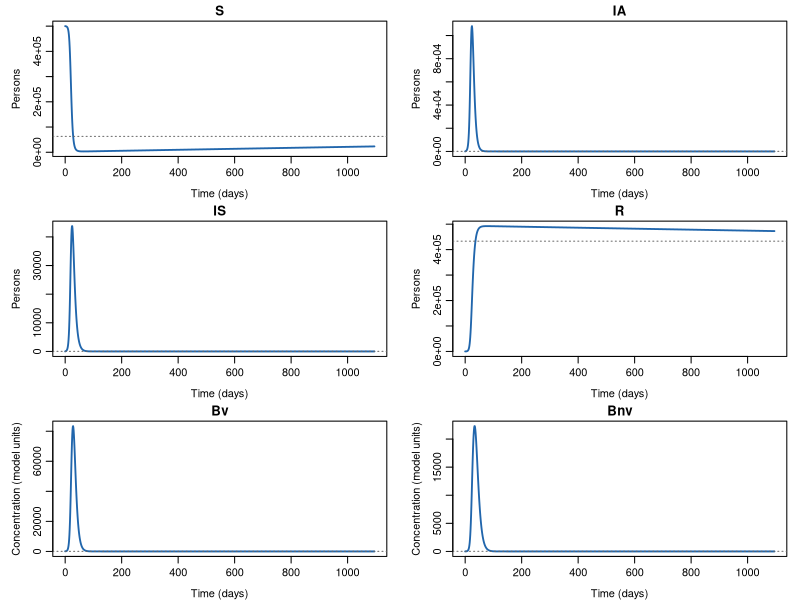
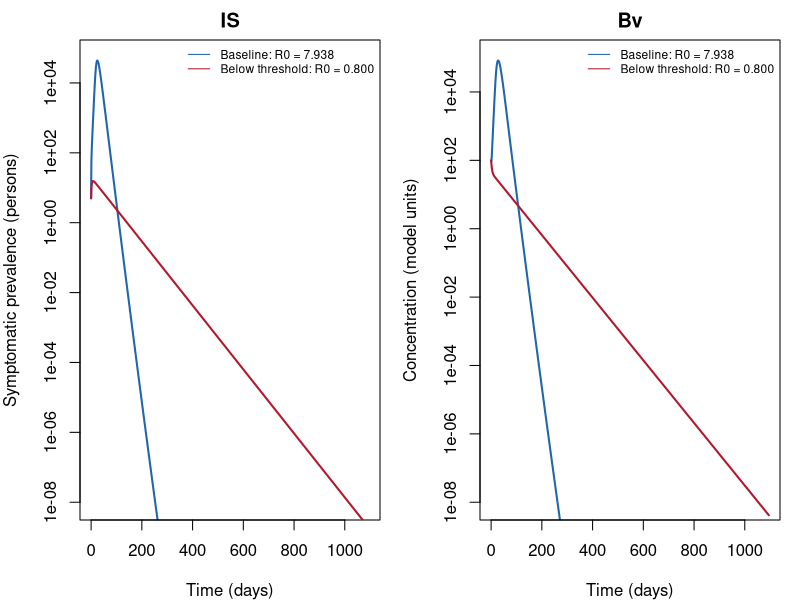
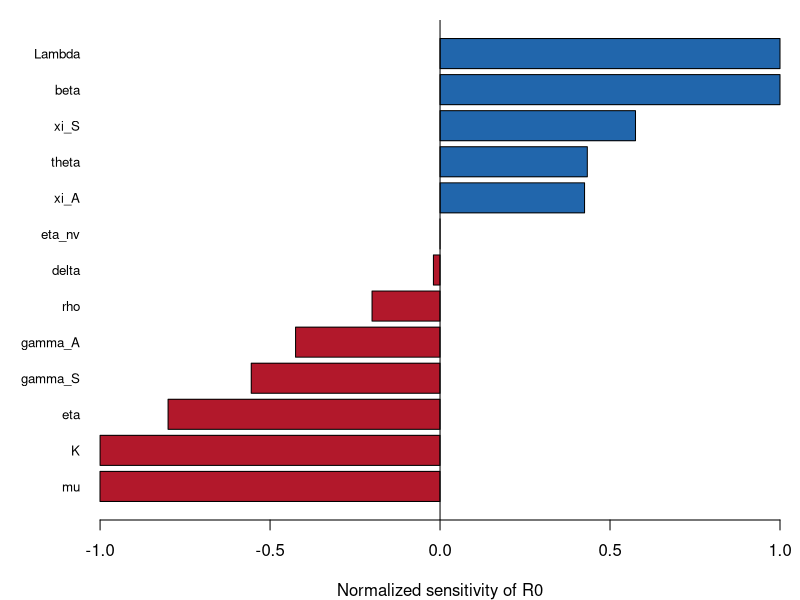
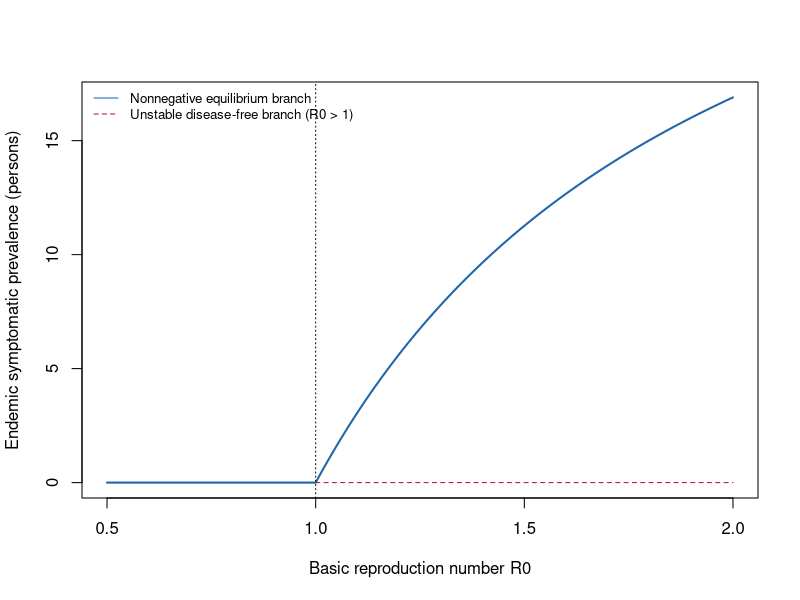

Generate these figures, in order, with R:
# Run from Structural Roles of Asymptomatic Infection and a Downstream Bacterial State in a Cholera Model: Rscript simulations_paper1.R
library(deSolve)
dir.create('figures',showWarnings=FALSE); dir.create('tables',showWarnings=FALSE)
dir.create('validation',showWarnings=FALSE)
pars_base <- c(
  Lambda = 20,
  beta = 0.45,
  K = 1e5,
  theta = 0.25,
  mu_S = 0.00004,
  mu_A = 0.00003,
  mu_R = 0.00004,
  delta = 0.005,
  gamma_A = 1 / 5,
  gamma_S = 1 / 7,
  xi_A = 0.1,
  xi_S = 0.3,
  eta = 0.2,
  rho = 0.05,
  eta_nv = 0.15
)
p <- pars_base[!names(pars_base)%in%c('mu_S','mu_A','mu_R')]
p <- c(p,mu=unname(pars_base['mu_S']))
R0 <- function(p) with(as.list(p),beta*Lambda/(mu*K*(eta+rho))*((1-theta)*xi_A/(mu+gamma_A)+theta*xi_S/(mu+delta+gamma_S)))
rhs <- function(t,y,p) with(as.list(c(y,p)),{
 inc <- beta*S*Bv/(K+Bv)
 list(c(Lambda-inc-mu*S,(1-theta)*inc-(mu+gamma_A)*IA,
 theta*inc-(mu+delta+gamma_S)*IS,gamma_A*IA+gamma_S*IS-mu*R,
 xi_A*IA+xi_S*IS-(eta+rho)*Bv,rho*Bv-eta_nv*Bnv))
})
endemic <- function(p) with(as.list(p),{
 aA<-mu+gamma_A;aS<-mu+delta+gamma_S;cB<-eta+rho
 Q<-(1-theta)*xi_A/aA+theta*xi_S/aS
 B<-mu*K*(R0(p)-1)/(beta+mu)
 S<-(cB*K+Q*Lambda)/(Q*(beta+mu))
 IA<-(1-theta)*cB*B/(aA*Q);IS<-theta*cB*B/(aS*Q)
 c(S=S,IA=IA,IS=IS,R=(gamma_A*IA+gamma_S*IS)/mu,Bv=B,Bnv=rho*B/eta_nv)
})
y0<-c(S=unname(p['Lambda']/p['mu']-10),IA=5,IS=5,R=0,Bv=100,Bnv=0)
times<-0:1095
run<-function(par,rt=1e-9,at=1e-10) as.data.frame(ode(y0,times,rhs,par,method='lsoda',rtol=rt,atol=at))
baseline<-run(p)
low<-p;low['beta']<-p['beta']*0.8/R0(p)
extinction<-run(low)
oldcontrol<-p;oldcontrol['beta']<-0.12;oldcontrol['eta']<-0.45
write.csv(data.frame(parameter=names(p),value=unname(p)), 'tables/parameters.csv',row.names=FALSE)
write.csv(baseline,'tables/baseline_trajectories.csv',row.names=FALSE)
write.csv(extinction,'tables/subthreshold_trajectories.csv',row.names=FALSE)
E<-endemic(p)
stopifnot(max(abs(rhs(0,E,p)[[1]]))<1e-8)
checks<-c(equilibrium_residual=max(abs(rhs(0,E,p)[[1]])),minimum_state=min(as.matrix(baseline[,-1])),R0_baseline=R0(p),R0_subthreshold=R0(low),R0_previous_control_under_name2=R0(oldcontrol))
# Check the NGM explicitly against the analytic expression.
aA<-p['mu']+p['gamma_A'];aS<-p['mu']+p['delta']+p['gamma_S'];cB<-p['eta']+p['rho'];S0<-p['Lambda']/p['mu'];q<-p['beta']*S0/p['K']
F<-matrix(c(0,0,(1-p['theta'])*q,0,0,p['theta']*q,0,0,0),3,byrow=TRUE)
V<-matrix(c(aA,0,0,0,aS,0,-p['xi_A'],-p['xi_S'],cB),3,byrow=TRUE)
checks<-c(checks,NGM_error=abs(max(Mod(eigen(F%*%solve(V))$values))-R0(p)))
# Natural population balance at an arbitrary state.
checks<-c(checks,population_balance_error=abs(sum(rhs(0,y0,p)[[1]][1:4])-(p['Lambda']-p['mu']*sum(y0[1:4])-p['delta']*y0['IS'])))
strict<-run(p,1e-11,1e-12)
checks<-c(checks,tolerance_scaled_difference=max(abs(as.matrix(strict[,-1]-baseline[,-1]))/(1+abs(as.matrix(strict[,-1])))))
# Exact decoupling check: eta_nv changes no transmission equations.
alt<-p;alt['eta_nv']<-2*p['eta_nv'];alternate<-run(alt)
checks<-c(checks,downstream_scaled_difference=max(abs(as.matrix(alternate[,2:6]-baseline[,2:6]))/(1+abs(as.matrix(baseline[,2:6])))))
# Local numerical stability at the illustrated endemic equilibrium (not a global proof).
jac<-function(y,par){sapply(seq_along(y),function(k){h<-1e-5*max(1,abs(y[k]));yp<-ym<-y;yp[k]<-yp[k]+h;ym[k]<-ym[k]-h;(rhs(0,yp,par)[[1]]-rhs(0,ym,par)[[1]])/(2*h)})}
checks<-c(checks,endemic_max_real_eigenvalue=max(Re(eigen(jac(E,p))$values)))
# Compute sensitivity elasticties numerically, check key exact identities.
el<-sapply(names(p),function(n){pp<-pm<-p;pp[n]<-p[n]*(1+1e-5);pm[n]<-p[n]*(1-1e-5);(R0(pp)-R0(pm))/(2e-5*R0(p))})
stopifnot(abs(el['beta']-1)<1e-7,abs(el['K']+1)<1e-7,abs(el['eta_nv'])<1e-7,checks['NGM_error']<1e-8,min(as.matrix(baseline[,-1])) > -1e-7)
write.csv(data.frame(parameter=names(el),elasticity=unname(el)),'tables/elasticities.csv',row.names=FALSE)
write.csv(data.frame(check=names(checks),value=unname(checks)),'validation/numerical_checks.csv',row.names=FALSE)
write.csv(data.frame(compartment=names(E),equilibrium=unname(E)),'tables/endemic_equilibrium.csv',row.names=FALSE)
summary_one<-function(s,par,label){inc<-with(s,par['theta']*par['beta']*S*Bv/(par['K']+Bv));data.frame(scenario=label,R0=R0(par),peak_prevalence=max(s$IS),peak_day=s$time[which.max(s$IS)],symptomatic_person_days=sum(diff(s$time)*(head(s$IS,-1)+tail(s$IS,-1))/2),cumulative_symptomatic_incidence=sum(diff(s$time)*(head(inc,-1)+tail(inc,-1))/2),final_IS=tail(s$IS,1))}
summary<-rbind(summary_one(baseline,p,'baseline'),summary_one(extinction,low,'subthreshold'))
write.csv(summary,'tables/scenario_summary.csv',row.names=FALSE)
# Publication figures: population counts and environmental concentrations on separate axes.
pdf('figures/fig1_local_trajectories.pdf',width=8,height=6.5)
par(mfrow=c(3,2),mar=c(3.3,4,1.6,1),mgp=c(2.3,.7,0))
for(n in names(y0)){plot(baseline$time,baseline[[n]],type='l',col='#2166AC',lwd=1.8,xlab='Time (days)',ylab=if(n%in%c('Bv','Bnv')) 'Concentration (model units)' else 'Persons',main=n);abline(h=E[n],lty=3,col='#666666')}
dev.off()
pdf('figures/fig2_threshold.pdf',width=8,height=3.8)
par(mfrow=c(1,2),mar=c(4,4,2,1))
for(n in c('IS','Bv')){plot(baseline$time,pmax(baseline[[n]],1e-10),type='l',log='y',ylim=c(1e-8,max(baseline[[n]])*1.2),col='#2166AC',lwd=2,xlab='Time (days)',ylab=if(n=='IS') 'Symptomatic prevalence (persons)' else 'Concentration (model units)',main=n);lines(extinction$time,pmax(extinction[[n]],1e-10),col='#B2182B',lwd=2);legend('topright',c(sprintf('Baseline: R0 = %.3f',R0(p)),'Below threshold: R0 = 0.800'),col=c('#2166AC','#B2182B'),lty=1,bty='n',cex=.72)}
dev.off()
pdf('figures/fig3_elasticities.pdf',width=7,height=4.5)
par(mar=c(4,5,1,1));o<-order(el);barplot(el[o],names.arg=names(el)[o],horiz=TRUE,las=1,col=ifelse(el[o]>=0,'#2166AC','#B2182B'),xlab='Normalized sensitivity of R0',cex.names=.8);abline(v=0)
dev.off()
# Exact equilibrium branch: no time-series inference of asymptotic convergence.
grid<-seq(.5,2,length.out=151)
branch<-sapply(grid,function(r){pr<-p;pr['beta']<-p['beta']*r/R0(p);if(r<=1) 0 else endemic(pr)['IS']})
write.csv(data.frame(R0=grid,IS_equilibrium=branch),'tables/equilibrium_branch.csv',row.names=FALSE)
pdf('figures/fig4_equilibrium_branch.pdf',width=6.5,height=4)
plot(grid,branch,type='l',lwd=2,col='#2166AC',xlab='Basic reproduction number R0',ylab='Endemic symptomatic prevalence (persons)');abline(v=1,lty=3);segments(1,0,2,0,lty=2,col='#B2182B');legend('topleft',c('Nonnegative equilibrium branch','Unstable disease-free branch (R0 > 1)'),col=c('#2166AC','#B2182B'),lty=c(1,2),bty='n',cex=.8)
dev.off()
sink('validation/sessionInfo.txt');print(sessionInfo());sink()
# Numerical results are exported to files; keep the console quiet.
